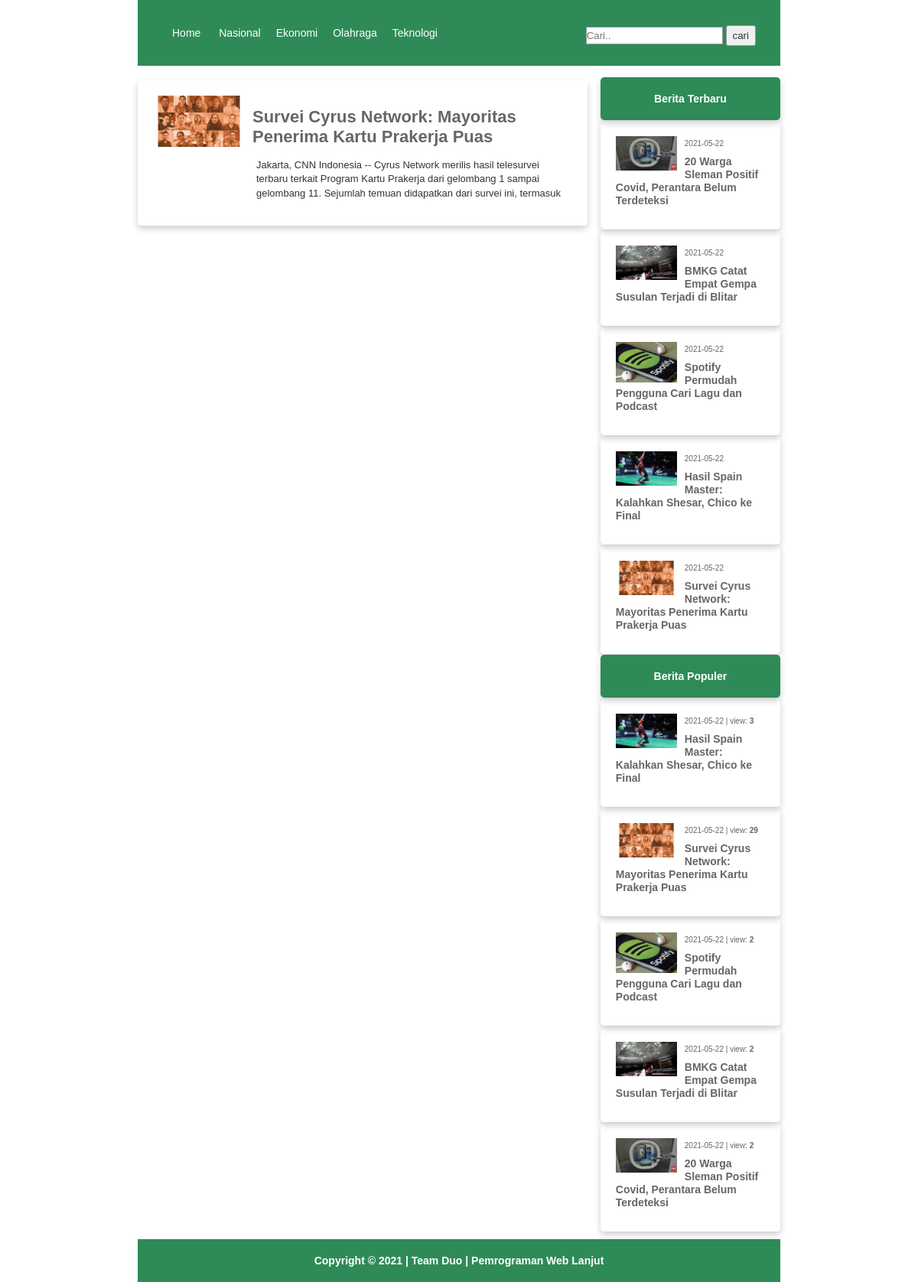
Page /?open=cat&id=2 on the committed database.
### tables this page shows
CREATE TABLE `kategori` (
  `ID` int(5) NOT NULL,
  `Kategori` varchar(100) NOT NULL,
  `alias` varchar(50) NOT NULL,
  `Terbit` varchar(1) NOT NULL
);

CREATE TABLE `berita` (
  `ID` int(10) NOT NULL,
  `Judul` varchar(255) NOT NULL,
  `Kategori` varchar(50) NOT NULL,
  `Isi` text NOT NULL,
  `Gambar` varchar(255) NOT NULL,
  `Teks` text NOT NULL,
  `Tanggal` varchar(30) NOT NULL,
  `Updateby` varchar(50) NOT NULL,
  `Viewnum` varchar(20) NOT NULL,
  `Post_type` varchar(20) NOT NULL,
  `Terbit` varchar(1) NOT NULL
);

### inc/fungsi.php (the view, shortened to what this page needs)
<?php
include 'koneksi.php';
function populer(){
?>
	<div class="bar-menu">
		Berita Populer
	</div>
	<div>
		<?php
		global $connect;
		$pop = mysqli_query($connect,"SELECT * FROM berita WHERE Terbit='1' AND Tanggal>='".date('Y-m-d H:i:s', strtotime(''.POPULER_TIME.' days'))."' ORDER BY Viewnum DESC LIMIT 0,10");
		while ($r = mysqli_fetch_array($pop)) {
			extract($r);
			echo
			'<div class="side-box">
			<div class="img">
			<img src="'.URL_SITUS.$Gambar.'">
			</div>
				<span>'.substr($Tanggal, 0, 10).' | view: <b>'.$Viewnum.'</b> </span>
				<h1><a href="./?open=detail&id='.$ID.'">'.$Judul.'</a></h1>
				<div class="clear"></div>
			</div>';
		}
		?>
		</div>
<?php
}
function beritaterbaru(){
?>
	<div class="bar-menu">
		Berita Terbaru
	</div>
		<div>
			<?php
			global $connect;
			$terkini = mysqli_query($connect,"SELECT * FROM berita WHERE Terbit='1' ORDER BY ID DESC LIMIT 0,10");
			while ($r = mysqli_fetch_array($terkini)) {
				extract($r);
				echo
				'<div class="side-box">
					<div class="img">
						<img src="'.URL_SITUS.$Gambar.'">
					</div>
					<span>'.substr($Tanggal, 0, 10).' </span>
					<h1><a href="./?open=detail&id='.$ID.'">'.$Judul.'</a></h1>
					<div class="clear"></div>
				</div>';
			}
			?>
		</div>
<?php
}
?>

### header.php (shortened to what this page needs)
<?php
include("inc/fungsi.php");
?>
<!DOCTYPE html>
<html lang="en">
<head>
	<link rel="stylesheet" type="text/css" href="./assets/style.css">
</head>
<body>
	<div class="wrap">
		<div>
		<header>
			<nav>
				<a href="./">Home</a>
				<?php
				global $connect;
				$menu = mysqli_query($connect,"SELECT * FROM kategori WHERE Terbit='1' ORDER BY ID ASC LIMIT 0,10");
				while ($r = mysqli_fetch_array($menu)) {
					extract($r);
					echo
					'<a href="./?open=cat&id='.$ID.'">'.$Kategori.'</a>';
				}
				?>
				<form action="" method="GET" class="btn fr" style="margin-top:-5px; margin-right: -8px;">
				 	<input type="text" name="key" placeholder="Cari..">
				 	<input type="submit" name="open" value="cari">
				</form>
			</nav>
		</header>

### kategori.php (shortened to what this page needs)
<div class="mainpage">
	<div class="content">
		<?php
		global $connect;
		$catid = (isset($_GET['id']) ? $_GET['id'] : '');
		$getalias = mysqli_query($connect,"SELECT * FROM kategori WHERE ID='".$catid."'");
		while ($al = mysqli_fetch_array($getalias)) {
			$sql = mysqli_query($connect,"SELECT * FROM berita WHERE Terbit='1' AND Kategori='".$al['alias']."' ORDER BY ID DESC LIMIT 0,10");
			while ($b = mysqli_fetch_array($sql)) {
				extract($b);
				echo
				'<div class="boxnews">
					<div class="img">
						<img src="'.URL_SITUS.$Gambar.'">
					</div>
					<h1><a href="./?open=detail&id='.$ID.'">'.$Judul.'</a></h1>
					<p>'.substr(strip_tags($Isi),0,200).'</p>
					<div class="clear"></div>
				</div>';
			}
		}
		?>
	</div>
	<div class="sidebar">
		<?php include 'sidebar.php'; ?>
	</div>
</div>

### assets/style.css (style rules this page uses)
body { margin:0; padding:0; background: #fff; font-family: arial, sans-serif; font-size: 14px; color: #333; }
a { text-decoration: none; color: #666666 }
h1, h2, h3, h4, h5, h6 { line-height: 1.2; }
.fr { float: right; }
.wrap { width: 70%; margin: 0 auto; }
input[type="text"] { padding: 3px 0; border: 1px solid #999; }
input[type="submit"] { border: 1px solid #999; padding: 5px 8px; color:#333; box-sizing: border-box; border-radius:3px; }
.btn { padding: 3px 5px; margin: 0px 3px; border-radius:3px; box-sizing: border-box; }
header { min-height:90px; }
nav { background-color: #2E8B57; padding: 35px; position: sticky; top: 0; }
nav a { margin: 3px 10px; color: white; text-decoration: none; }
.mainpage { width: 100%; padding: 0; margin: 0; box-sizing: border-box; }
.content { width: 70%; float: left; }
.sidebar { width: 28%; float: right; }
.boxnews { box-shadow: 0 4px 8px 0 rgba(0, 0, 0, 0.2); border-radius: 5px; padding: 20px; margin-top: 5px; }
.boxnews .img { width: 120px; height: auto; float: left; margin-right: 10px; overflow: hidden; }
.boxnews .img img { width: 100%; }
.boxnews h1 { font-size:22px; }
.boxnews h1 a { color: #666; text-decoration: none; }
.boxnews p { font-size: 13px; line-height:1.4; margin-left: 135px; }
.bar-menu { font-size: 14px; font-weight: 700; text-align: center; background: #2E8B57; box-shadow: 0 4px 8px 0 rgba(0, 0, 0, 0.2); border-radius: 5px; padding: 20px; margin-top: 1px; color: white; }
.side-box { width: 100%; box-sizing: border-box; box-shadow: 0 4px 8px 0 rgba(0, 0, 0, 0.2); border-radius: 5px; padding: 20px; margin-top: 1px; }
.side-box .img { width:80px; height: auto; float: left; margin-right: 10px; overflow: hidden; }
.side-box .img img { width: 100%; }
.side-box h1 { font-size:14px; }
.side-box h1 a { color: #666; text-decoration: none; }
.side-box span { font-size: 10px; color: #666; }

### rows in the picture
kategori: Kategori "Nasional"
kategori: Kategori "Ekonomi"
kategori: Kategori "Olahraga"
kategori: Kategori "Teknologi"
berita: Gambar (picture), Judul "Survei Cyrus Network: Mayoritas Penerima Kartu Prakerja Puas", Isi "Jakarta, CNN Indonesia -- Cyrus Network merilis hasil telesurvei terbaru terkait Program Kartu Prakerja dari gelombang 1 sampai gelombang 11. Sejumlah temuan didapatkan dari survei ini, termasuk", Tanggal "2021-05-22", Viewnum "29"
berita: Gambar (picture), Tanggal "2021-05-22", Judul "20 Warga Sleman Positif Covid, Perantara Belum Terdeteksi", Viewnum "2"
berita: Gambar (picture), Tanggal "2021-05-22", Judul "BMKG Catat Empat Gempa Susulan Terjadi di Blitar", Viewnum "2"
berita: Gambar (picture), Tanggal "2021-05-22", Judul "Spotify Permudah Pengguna Cari Lagu dan Podcast", Viewnum "2"
berita: Gambar (picture), Tanggal "2021-05-22", Judul "Hasil Spain Master: Kalahkan Shesar, Chico ke Final", Viewnum "3"
